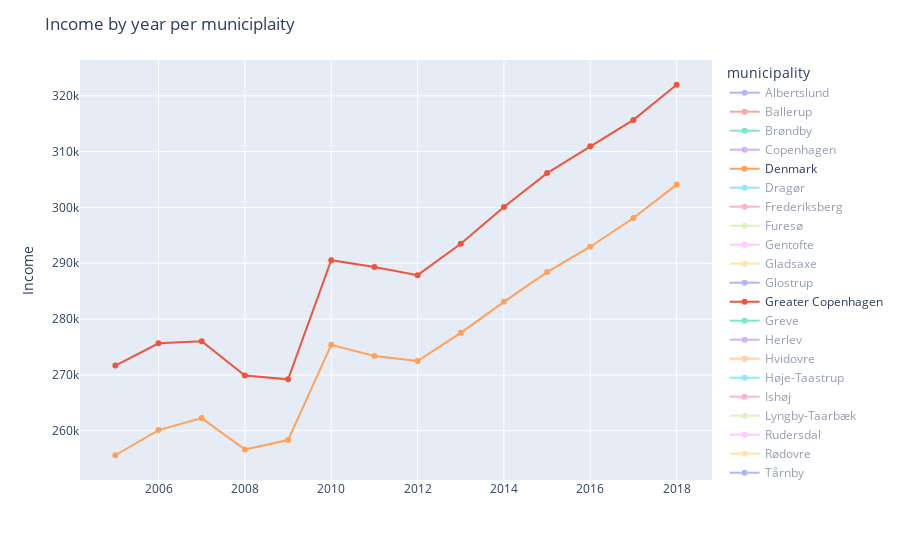

Notebook code for this chart:
### Code cell
# import plotly.express as px
# import plotly.graph_objs as go

# Group the data by 'year' and 'municipality', then calculate the sum of 'weighted_inc_mun' for each group
df_income = df_2.groupby(['year', 'municipality'])['weighted_inc_mun'].sum().reset_index(name='count')

# Filter the data to only include the Greater Copenhagen and Denmark Municipality
selected_municipalities = ['Greater Copenhagen', 'Denmark']

# Create a line chart using Plotly Express, with 'year' on the x-axis, 'count' on the y-axis, and colored by 'municipality'
fig = px.line(df_income, x='year', y='count', color='municipality', markers=True)  # Adding markers to the line plot for better visibility of data points

# Set visibility to True only for the selected municipalities
for trace in fig.data:
    if trace.name in selected_municipalities:
        trace.visible = True
    else:
        trace.visible = 'legendonly'

# Edit the layout
fig.update_layout(title='Income by year per municiplaity',
                   xaxis_title='',
                   yaxis_title='Income')

fig.show()

### Figure 1 — Plotly figure (JSON) as saved in the notebook; plotly's stock layout.template omitted (floating-point values rounded to 4 significant figures)
{"data": [{"hovertemplate": "municipality=Albertslund<br>year=%{x}<br>count=%{y}<extra></extra>", "legendgroup": "Albertslund", "line": {"color": "#636efa", "dash": "solid"}, "marker": {"symbol": "circle"}, "mode": "markers+lines", "name": "Albertslund", "orientation": "v", "showlegend": true, "type": "scatter", "visible": "legendonly", "x": [2005, 2006, 2007, 2008, 2009, 2010, 2011, 2012, 2013, 2014, 2015, 2016, 2017, 2018], "xaxis": "x", "y": [222200.0, 224300.0, 224700.0, 224500.0, 228200.0, 239100.0, 230400.0, 228100.0, 245000.0, 248400.0, 252100.0, 252700.0, 254200.0, 261000.0], "yaxis": "y"}, {"hovertemplate": "municipality=Ballerup<br>year=%{x}<br>count=%{y}<extra></extra>", "legendgroup": "Ballerup", "line": {"color": "#EF553B", "dash": "solid"}, "marker": {"symbol": "circle"}, "mode": "markers+lines", "name": "Ballerup", "orientation": "v", "showlegend": true, "type": "scatter", "visible": "legendonly", "x": [2005, 2006, 2007, 2008, 2009, 2010, 2011, 2012, 2013, 2014, 2015, 2016, 2017, 2018], "xaxis": "x", "y": [236000.0, 240200.0, 242000.0, 261800.0, 261400.0, 276500.0, 276200.0, 275100.0, 279300.0, 285300.0, 291100.0, 294700.0, 297800.0, 303500.0], "yaxis": "y"}, {"hovertemplate": "municipality=Brøndby<br>year=%{x}<br>count=%{y}<extra></extra>", "legendgroup": "Brøndby", "line": {"color": "#00cc96", "dash": "solid"}, "marker": {"symbol": "circle"}, "mode": "markers+lines", "name": "Brøndby", "orientation": "v", "showlegend": true, "type": "scatter", "visible": "legendonly", "x": [2005, 2006, 2007, 2008, 2009, 2010, 2011, 2012, 2013, 2014, 2015, 2016, 2017, 2018], "xaxis": "x", "y": [241800.0, 243600.0, 243400.0, 241800.0, 242400.0, 253600.0, 249100.0, 245700.0, 249100.0, 251400.0, 254300.0, 257000.0, 258600.0, 263400.0], "yaxis": "y"}, {"hovertemplate": "municipality=Copenhagen<br>year=%{x}<br>count=%{y}<extra></extra>", "legendgroup": "Copenhagen", "line": {"color": "#ab63fa", "dash": "solid"}, "marker": {"symbol": "circle"}, "mode": "markers+lines", "name": "Copenhagen", "orientation": "v", "showlegend": true, "type": "scatter", "visible": "legendonly", "x": [2005, 2006, 2007, 2008, 2009, 2010, 2011, 2012, 2013, 2014, 2015, 2016, 2017, 2018], "xaxis": "x", "y": [237500.0, 241700.0, 242100.0, 239800.0, 244400.0, 259500.0, 257600.0, 256100.0, 260700.0, 266000.0, 271300.0, 276400.0, 281300.0, 289400.0], "yaxis": "y"}, {"hovertemplate": "municipality=Denmark<br>year=%{x}<br>count=%{y}<extra></extra>", "legendgroup": "Denmark", "line": {"color": "#FFA15A", "dash": "solid"}, "marker": {"symbol": "circle"}, "mode": "markers+lines", "name": "Denmark", "orientation": "v", "showlegend": true, "type": "scatter", "visible": true, "x": [2005, 2006, 2007, 2008, 2009, 2010, 2011, 2012, 2013, 2014, 2015, 2016, 2017, 2018], "xaxis": "x", "y": [255600.0, 260100.0, 262300.0, 256600.0, 258300.0, 275400.0, 273400.0, 272500.0, 277500.0, 283100.0, 288400.0, 293000.0, 298100.0, 304100.0], "yaxis": "y"}, {"hovertemplate": "municipality=Dragør<br>year=%{x}<br>count=%{y}<extra></extra>", "legendgroup": "Dragør", "line": {"color": "#19d3f3", "dash": "solid"}, "marker": {"symbol": "circle"}, "mode": "markers+lines", "name": "Dragør", "orientation": "v", "showlegend": true, "type": "scatter", "visible": "legendonly", "x": [2005, 2006, 2007, 2008, 2009, 2010, 2011, 2012, 2013, 2014, 2015, 2016, 2017, 2018], "xaxis": "x", "y": [283800.0, 285400.0, 292900.0, 286900.0, 279700.0, 309000.0, 316400.0, 315600.0, 322300.0, 330600.0, 341600.0, 343600.0, 349800.0, 352500.0], "yaxis": "y"}, {"hovertemplate": "municipality=Frederiksberg<br>year=%{x}<br>count=%{y}<extra></extra>", "legendgroup": "Frederiksberg", "line": {"color": "#FF6692", "dash": "solid"}, "marker": {"symbol": "circle"}, "mode": "markers+lines", "name": "Frederiksberg", "orientation": "v", "showlegend": true, "type": "scatter", "visible": "legendonly", "x": [2005, 2006, 2007, 2008, 2009, 2010, 2011, 2012, 2013, 2014, 2015, 2016, 2017, 2018], "xaxis": "x", "y": [283900.0, 288600.0, 286600.0, 279200.0, 282000.0, 307300.0, 305300.0, 302800.0, 310800.0, 319500.0, 325500.0, 329600.0, 339100.0, 346000.0], "yaxis": "y"}, {"hovertemplate": "municipality=Furesø<br>year=%{x}<br>count=%{y}<extra></extra>", "legendgroup": "Furesø", "line": {"color": "#B6E880", "dash": "solid"}, "marker": {"symbol": "circle"}, "mode": "markers+lines", "name": "Furesø", "orientation": "v", "showlegend": true, "type": "scatter", "visible": "legendonly", "x": [2005, 2006, 2007, 2008, 2009, 2010, 2011, 2012, 2013, 2014, 2015, 2016, 2017, 2018], "xaxis": "x", "y": [291000.0, 297400.0, 302400.0, 293700.0, 288900.0, 319000.0, 344100.0, 343900.0, 355300.0, 364200.0, 367900.0, 374100.0, 378900.0, 388300.0], "yaxis": "y"}, {"hovertemplate": "municipality=Gentofte<br>year=%{x}<br>count=%{y}<extra></extra>", "legendgroup": "Gentofte", "line": {"color": "#FF97FF", "dash": "solid"}, "marker": {"symbol": "circle"}, "mode": "markers+lines", "name": "Gentofte", "orientation": "v", "showlegend": true, "type": "scatter", "visible": "legendonly", "x": [2005, 2006, 2007, 2008, 2009, 2010, 2011, 2012, 2013, 2014, 2015, 2016, 2017, 2018], "xaxis": "x", "y": [396900.0, 408600.0, 415100.0, 381100.0, 366500.0, 426400.0, 436100.0, 437600.0, 451700.0, 468600.0, 491200.0, 500900.0, 510600.0, 520100.0], "yaxis": "y"}, {"hovertemplate": "municipality=Gladsaxe<br>year=%{x}<br>count=%{y}<extra></extra>", "legendgroup": "Gladsaxe", "line": {"color": "#FECB52", "dash": "solid"}, "marker": {"symbol": "circle"}, "mode": "markers+lines", "name": "Gladsaxe", "orientation": "v", "showlegend": true, "type": "scatter", "visible": "legendonly", "x": [2005, 2006, 2007, 2008, 2009, 2010, 2011, 2012, 2013, 2014, 2015, 2016, 2017, 2018], "xaxis": "x", "y": [271200.0, 274300.0, 273300.0, 271100.0, 270300.0, 290500.0, 290700.0, 288400.0, 293900.0, 299900.0, 306000.0, 309600.0, 312600.0, 318500.0], "yaxis": "y"}, {"hovertemplate": "municipality=Glostrup<br>year=%{x}<br>count=%{y}<extra></extra>", "legendgroup": "Glostrup", "line": {"color": "#636efa", "dash": "solid"}, "marker": {"symbol": "circle"}, "mode": "markers+lines", "name": "Glostrup", "orientation": "v", "showlegend": true, "type": "scatter", "visible": "legendonly", "x": [2005, 2006, 2007, 2008, 2009, 2010, 2011, 2012, 2013, 2014, 2015, 2016, 2017, 2018], "xaxis": "x", "y": [235200.0, 239500.0, 242200.0, 237900.0, 241100.0, 255400.0, 249600.0, 247000.0, 249000.0, 251800.0, 255400.0, 256500.0, 261400.0, 269200.0], "yaxis": "y"}, {"hovertemplate": "municipality=Greater Copenhagen<br>year=%{x}<br>count=%{y}<extra></extra>", "legendgroup": "Greater Copenhagen", "line": {"color": "#EF553B", "dash": "solid"}, "marker": {"symbol": "circle"}, "mode": "markers+lines", "name": "Greater Copenhagen", "orientation": "v", "showlegend": true, "type": "scatter", "visible": true, "x": [2005, 2006, 2007, 2008, 2009, 2010, 2011, 2012, 2013, 2014, 2015, 2016, 2017, 2018], "xaxis": "x", "y": [271700.0, 275700.0, 276100.0, 269900.0, 269200.0, 290600.0, 289300.0, 287900.0, 293500.0, 300100.0, 306200.0, 310900.0, 315700.0, 322000.0], "yaxis": "y"}, {"hovertemplate": "municipality=Greve<br>year=%{x}<br>count=%{y}<extra></extra>", "legendgroup": "Greve", "line": {"color": "#00cc96", "dash": "solid"}, "marker": {"symbol": "circle"}, "mode": "markers+lines", "name": "Greve", "orientation": "v", "showlegend": true, "type": "scatter", "visible": "legendonly", "x": [2005, 2006, 2007, 2008, 2009, 2010, 2011, 2012, 2013, 2014, 2015, 2016, 2017, 2018], "xaxis": "x", "y": [256600.0, 260500.0, 265900.0, 289000.0, 280100.0, 302500.0, 301200.0, 301900.0, 308200.0, 315100.0, 320400.0, 325000.0, 330200.0, 336300.0], "yaxis": "y"}, {"hovertemplate": "municipality=Herlev<br>year=%{x}<br>count=%{y}<extra></extra>", "legendgroup": "Herlev", "line": {"color": "#ab63fa", "dash": "solid"}, "marker": {"symbol": "circle"}, "mode": "markers+lines", "name": "Herlev", "orientation": "v", "showlegend": true, "type": "scatter", "visible": "legendonly", "x": [2005, 2006, 2007, 2008, 2009, 2010, 2011, 2012, 2013, 2014, 2015, 2016, 2017, 2018], "xaxis": "x", "y": [233700.0, 237700.0, 239400.0, 236200.0, 235500.0, 250400.0, 246500.0, 245300.0, 248800.0, 253000.0, 285000.0, 286200.0, 290700.0, 293700.0], "yaxis": "y"}, {"hovertemplate": "municipality=Hvidovre<br>year=%{x}<br>count=%{y}<extra></extra>", "legendgroup": "Hvidovre", "line": {"color": "#FFA15A", "dash": "solid"}, "marker": {"symbol": "circle"}, "mode": "markers+lines", "name": "Hvidovre", "orientation": "v", "showlegend": true, "type": "scatter", "visible": "legendonly", "x": [2005, 2006, 2007, 2008, 2009, 2010, 2011, 2012, 2013, 2014, 2015, 2016, 2017, 2018], "xaxis": "x", "y": [227800.0, 230400.0, 258300.0, 256300.0, 255000.0, 269900.0, 266900.0, 266600.0, 270600.0, 275400.0, 279400.0, 283100.0, 285400.0, 290700.0], "yaxis": "y"}, {"hovertemplate": "municipality=Høje-Taastrup<br>year=%{x}<br>count=%{y}<extra></extra>", "legendgroup": "Høje-Taastrup", "line": {"color": "#19d3f3", "dash": "solid"}, "marker": {"symbol": "circle"}, "mode": "markers+lines", "name": "Høje-Taastrup", "orientation": "v", "showlegend": true, "type": "scatter", "visible": "legendonly", "x": [2005, 2006, 2007, 2008, 2009, 2010, 2011, 2012, 2013, 2014, 2015, 2016, 2017, 2018], "xaxis": "x", "y": [232800.0, 233900.0, 235100.0, 257000.0, 255100.0, 267800.0, 264900.0, 261500.0, 265000.0, 269600.0, 272900.0, 274700.0, 277200.0, 283200.0], "yaxis": "y"}, {"hovertemplate": "municipality=Ishøj<br>year=%{x}<br>count=%{y}<extra></extra>", "legendgroup": "Ishøj", "line": {"color": "#FF6692", "dash": "solid"}, "marker": {"symbol": "circle"}, "mode": "markers+lines", "name": "Ishøj", "orientation": "v", "showlegend": true, "type": "scatter", "visible": "legendonly", "x": [2005, 2006, 2007, 2008, 2009, 2010, 2011, 2012, 2013, 2014, 2015, 2016, 2017, 2018], "xaxis": "x", "y": [211200.0, 216600.0, 219500.0, 217700.0, 215700.0, 223700.0, 219600.0, 217400.0, 218800.0, 220100.0, 222400.0, 245000.0, 247200.0, 249400.0], "yaxis": "y"}, {"hovertemplate": "municipality=Lyngby-Taarbæk<br>year=%{x}<br>count=%{y}<extra></extra>", "legendgroup": "Lyngby-Taarbæk", "line": {"color": "#B6E880", "dash": "solid"}, "marker": {"symbol": "circle"}, "mode": "markers+lines", "name": "Lyngby-Taarbæk", "orientation": "v", "showlegend": true, "type": "scatter", "visible": "legendonly", "x": [2005, 2006, 2007, 2008, 2009, 2010, 2011, 2012, 2013, 2014, 2015, 2016, 2017, 2018], "xaxis": "x", "y": [328800.0, 333200.0, 331700.0, 324600.0, 317000.0, 357500.0, 355800.0, 357500.0, 366800.0, 378900.0, 387900.0, 393500.0, 399500.0, 401300.0], "yaxis": "y"}, {"hovertemplate": "municipality=Rudersdal<br>year=%{x}<br>count=%{y}<extra></extra>", "legendgroup": "Rudersdal", "line": {"color": "#FF97FF", "dash": "solid"}, "marker": {"symbol": "circle"}, "mode": "markers+lines", "name": "Rudersdal", "orientation": "v", "showlegend": true, "type": "scatter", "visible": "legendonly", "x": [2005, 2006, 2007, 2008, 2009, 2010, 2011, 2012, 2013, 2014, 2015, 2016, 2017, 2018], "xaxis": "x", "y": [387500.0, 394600.0, 398600.0, 378700.0, 355400.0, 415700.0, 418800.0, 424000.0, 437400.0, 456400.0, 468200.0, 481100.0, 487900.0, 492600.0], "yaxis": "y"}, {"hovertemplate": "municipality=Rødovre<br>year=%{x}<br>count=%{y}<extra></extra>", "legendgroup": "Rødovre", "line": {"color": "#FECB52", "dash": "solid"}, "marker": {"symbol": "circle"}, "mode": "markers+lines", "name": "Rødovre", "orientation": "v", "showlegend": true, "type": "scatter", "visible": "legendonly", "x": [2005, 2006, 2007, 2008, 2009, 2010, 2011, 2012, 2013, 2014, 2015, 2016, 2017, 2018], "xaxis": "x", "y": [227700.0, 231500.0, 232200.0, 229500.0, 229800.0, 241100.0, 239500.0, 263900.0, 267800.0, 272300.0, 277600.0, 282200.0, 286100.0, 289700.0], "yaxis": "y"}, {"hovertemplate": "municipality=Tårnby<br>year=%{x}<br>count=%{y}<extra></extra>", "legendgroup": "Tårnby", "line": {"color": "#636efa", "dash": "solid"}, "marker": {"symbol": "circle"}, "mode": "markers+lines", "name": "Tårnby", "orientation": "v", "showlegend": true, "type": "scatter", "visible": "legendonly", "x": [2005, 2006, 2007, 2008, 2009, 2010, 2011, 2012, 2013, 2014, 2015, 2016, 2017, 2018], "xaxis": "x", "y": [237200.0, 240100.0, 240700.0, 239100.0, 239600.0, 253400.0, 252300.0, 249800.0, 253100.0, 289800.0, 293500.0, 298300.0, 304100.0, 310000.0], "yaxis": "y"}, {"hovertemplate": "municipality=Vallensbæk<br>year=%{x}<br>count=%{y}<extra></extra>", "legendgroup": "Vallensbæk", "line": {"color": "#EF553B", "dash": "solid"}, "marker": {"symbol": "circle"}, "mode": "markers+lines", "name": "Vallensbæk", "orientation": "v", "showlegend": true, "type": "scatter", "visible": "legendonly", "x": [2005, 2006, 2007, 2008, 2009, 2010, 2011, 2012, 2013, 2014, 2015, 2016, 2017, 2018], "xaxis": "x", "y": [267100.0, 271100.0, 266100.0, 261100.0, 263100.0, 279300.0, 272800.0, 272200.0, 274400.0, 276700.0, 313900.0, 315100.0, 316200.0, 317900.0], "yaxis": "y"}], "layout": {"legend": {"title": {"text": "municipality"}, "tracegroupgap": 0}, "margin": {"t": 60}, "title": {"text": "Income by year per municiplaity"}, "xaxis": {"anchor": "y", "domain": [0, 1], "title": {"text": ""}}, "yaxis": {"anchor": "x", "domain": [0, 1], "title": {"text": "Income"}}}}
